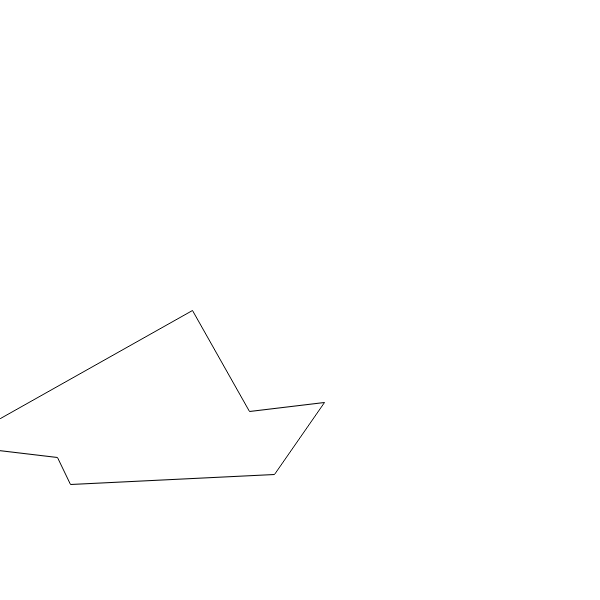
Frame 1 (no input)
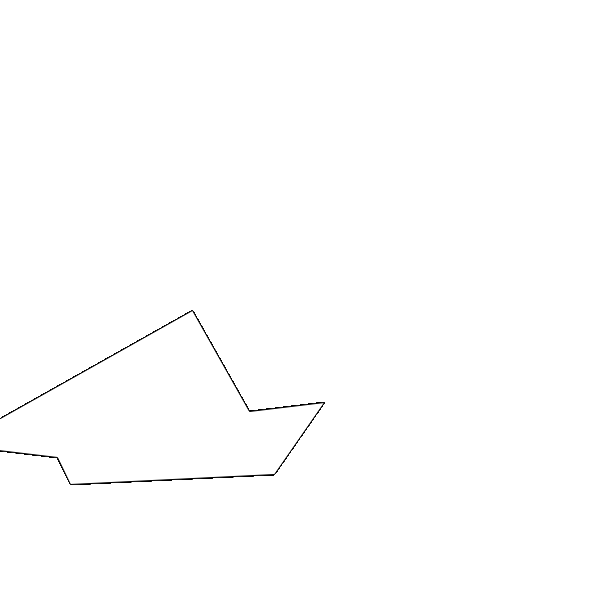
Frame 60 (no input)
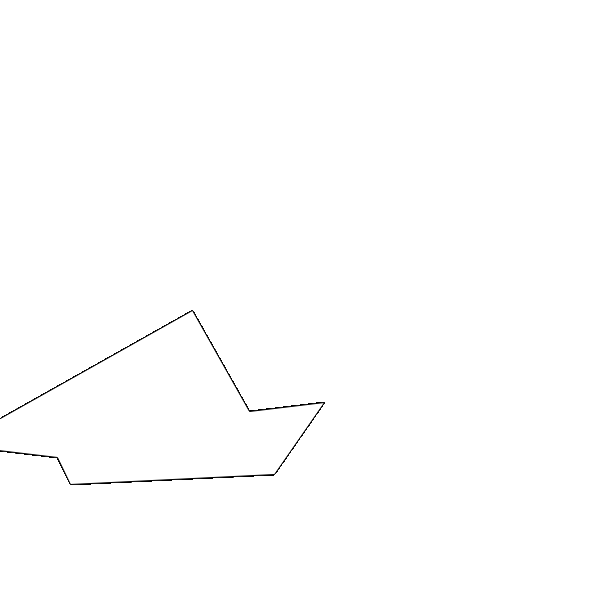
Frame 120 (the mouse pressed at the canvas centre since frame 60)

The p5.js sketch that drew these frames (run headless with seeded random() and noise() and a simulated clock; from frame 60 on, the mouse is pressed at the canvas centre):

// p5.js sketch
// ── sketch.js
function setup() {
    createCanvas(600, 600);
    background(255);
    stroke(0);
}

function draw() {
    //<rect x="0.5" y="-0.5" class="st1" width="599" height="600"/>
    //	<polygon class="st1" points="

    beginShape();
    vertex(0.5, 418.5)
    vertex(192.5, 310.5)
    vertex(249.5, 411.5)
    vertex(324.5, 402.5)
    vertex(274.5, 474.5)
    vertex(70.5, 484.5)
    vertex(57.5, 457.5)
    vertex(-1.5, 450.5)
    vertex(-2.5, 423.5);
    endShape();


    //  ellipse class="st1" cx="184" cy="119.5" rx="108.5" ry="109"/>


}
